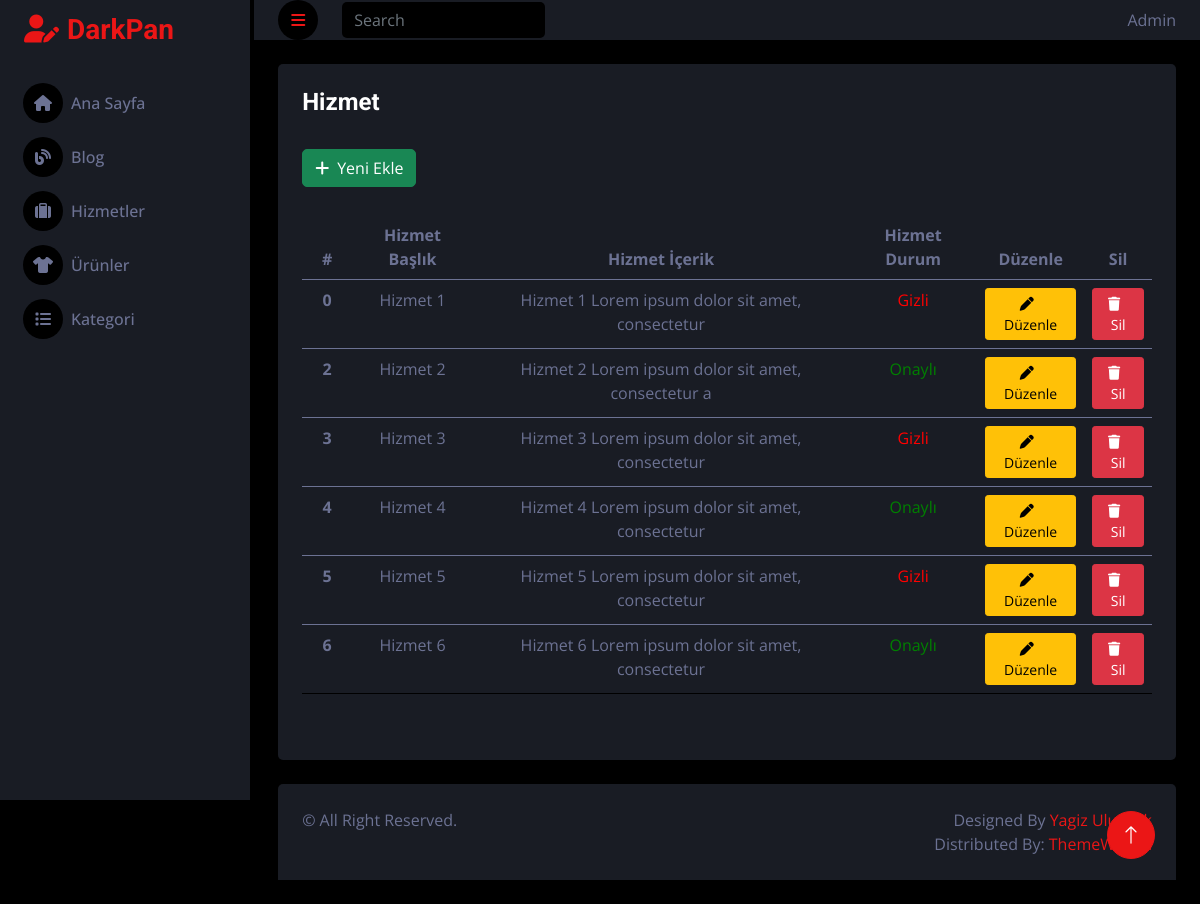
/admin/page/hizmet.php, run on the app's committed database.
### tables this page shows
CREATE TABLE `hizmetler` (
  `hizmet_id` int(11) NOT NULL,
  `hizmet_baslik` varchar(100) NOT NULL,
  `hizmet_icerik` text NOT NULL,
  `hizmet_durum` tinyint(1) NOT NULL
);

### admin/classes/db.class.php (called while the page is built)
<?php
class Db
{
    private $host = "localhost";
    private $username = "root";
    private $password = "";
    private $dbname = "veritabani";
    protected function connect()
    {
        try
        {
            $dsn = "mysql:host=".$this->host.";dbname=".$this->dbname;
            $pdo = new PDO($dsn,$this->username,$this->password);
            $pdo->setAttribute(PDO::ATTR_ERRMODE, PDO::ERRMODE_EXCEPTION);
            $pdo->setAttribute(PDO::ATTR_DEFAULT_FETCH_MODE, PDO::FETCH_OBJ);
            return $pdo;
        }
        catch(PDOException $e)
        {
            echo "Bağlantı Hatası: ".$e->getMessage();
        }
    }
}
?>

### admin/classes/functions.class.php (called while the page is built, shortened)
<?php
class Veri extends Db
{
    public function veriGetir($tablo_adi, $sorgu)
    {
        $query = "SELECT * FROM ".$tablo_adi."".$sorgu;
        $stmt = $this->connect()->prepare($query);
        $stmt->execute();
        return $stmt->fetchAll();
    }
}
?>

### admin/page/hizmet.php (the view, shortened to what this page needs)
<?php
require_once('../classes/db.class.php');
include "../classes/functions.class.php";
include "../inc/_header.php";
?>
<?php
    $tablo_adi = "hizmetler";
    $sorgu = "";
    $veri = new Veri();
    $veriGetir = $veri->veriGetir($tablo_adi, $sorgu);
?>
        <body>
            <div class="container-fluid position-relative d-flex p-0">,
                <?php include "../inc/_sidebar.php";?>
                <div class="content">
                    <?php include "../inc/_navbar.php";?>
                    <div class="container-fluid pt-4 px-4">
                        <div class="row g-4" style="min-height: 90vh;">
                            <div class="col-sm-12 col-xl-12">
                                <div class="bg-secondary rounded h-100 p-4">
                                    <h4 style="margin-bottom: 32px;">Hizmet</h4>
                                    <a href="./hizmet-ekle.php" class="btn btn-success mb-2"><i class="fa fa-plus me-2"></i>Yeni Ekle</a>
                                    <div class="table-responsive">
                                        <?php
                                        if($veriGetir)
                                        {
                                            ?>
                                            <table class="table text-center" style="margin-top: 20px;">
                                                <thead>
                                                    <tr>
                                                        <th scope="col" style="width:50px;">#</th>
                                                        <th scope="col">Hizmet Başlık</th>
                                                        <th scope="col">Hizmet İçerik</th>
                                                        <th scope="col">Hizmet Durum</th>
                                                        <th scope="col">Düzenle</th>
                                                        <th scope="col">Sil</th>
                                                    </tr>
                                                </thead>
                                                <tbody>
                                                <?php
                                                foreach($veriGetir as $hizmet)
                                                {
                                                ?>
                                                    <tr class="text-center">
                                                        <th scope="row"><?php echo $hizmet->hizmet_id?></th>
                                                        <td><?php echo $hizmet->hizmet_baslik?></td>
                                                        <td><?php echo substr($hizmet->hizmet_icerik,0 , 50) ?></td>
                                                        <td>
                                                            <?php
                                                                $durum = ($hizmet->hizmet_durum == 1) ?  '<p style = "color:green;">Onaylı</p>' : '<p style = "color:red;">Gizli</p>';
                                                                echo $durum;
                                                             ?>
                                                        </td>
                                                        <td><a href="./hizmet-duzenle.php?hizmet_id=<?php echo $hizmet->hizmet_id?>" class="btn btn-warning btn-sm"><i class="fa fa-pen me-2"></i>Düzenle</a></td>
                                                        <td><a href="./hizmet.php?hizmet_id=<?php echo $hizmet->hizmet_id?>&islem=hizmetsil" class="btn btn-danger btn-sm"><i class="fa fa-trash me-2"></i>Sil</a></td>
                                                    </tr>
                                                </tbody>
                                                <?php
                                                }
                                                ?>
                                            </table>
                                        <?php
                                        }
                                        ?>
                                    </div>
                                </div>
                            </div>
                        </div>
                    </div>
                    <?php include "../inc/_footer.php";?>
                </div>
                <a href="#" class="btn btn-lg btn-primary btn-lg-square back-to-top">
                    <i class="bi bi-arrow-up"></i>
                </a>
            </div>
        </body>
        </html>

### admin/css-js/style.css (style rules this page uses)
:root { --primary: #EB1616; --secondary: #191C24; --light: #6C7293; --dark: #000000; }
.back-to-top { position: fixed; display: none; right: 45px; bottom: 45px; z-index: 99; }
.btn { transition: .5s; }
.btn-lg-square { width: 48px; height: 48px; }
.btn-square, .btn-sm-square, .btn-lg-square { padding: 0; display: inline-flex; align-items: center; justify-content: center; font-weight: normal; border-radius: 50px; }
.content { margin-left: 250px; min-height: 100vh; background: var(--dark); transition: 0.5s; }
@media (min-width: 992px) { .content { width: calc(100% - 250px); } }

### data on the page
hizmetler: hizmet_id "0", hizmet_baslik "Hizmet 1", hizmet_icerik "Hizmet 1 Lorem ipsum dolor sit amet, consectetur", hizmet_durum "Gizli"
hizmetler: hizmet_id "2", hizmet_baslik "Hizmet 2", hizmet_icerik "Hizmet 2 Lorem ipsum dolor sit amet, consectetur a", hizmet_durum "Onaylı"
hizmetler: hizmet_id "3", hizmet_baslik "Hizmet 3", hizmet_icerik "Hizmet 3 Lorem ipsum dolor sit amet, consectetur", hizmet_durum "Gizli"
hizmetler: hizmet_id "4", hizmet_baslik "Hizmet 4", hizmet_icerik "Hizmet 4 Lorem ipsum dolor sit amet, consectetur", hizmet_durum "Onaylı"
hizmetler: hizmet_id "5", hizmet_baslik "Hizmet 5", hizmet_icerik "Hizmet 5 Lorem ipsum dolor sit amet, consectetur", hizmet_durum "Gizli"
hizmetler: hizmet_id "6", hizmet_baslik "Hizmet 6", hizmet_icerik "Hizmet 6 Lorem ipsum dolor sit amet, consectetur", hizmet_durum "Onaylı"
